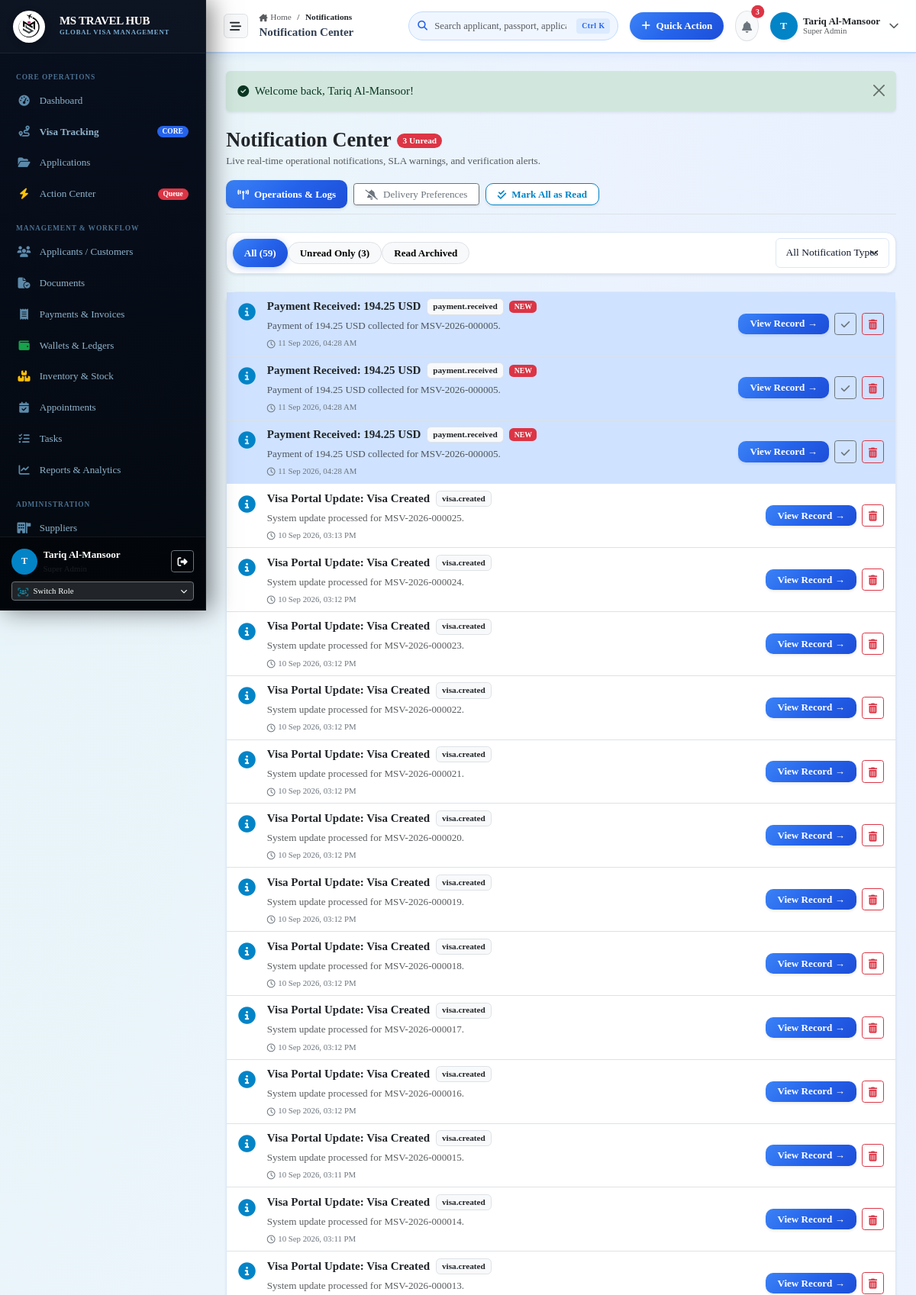
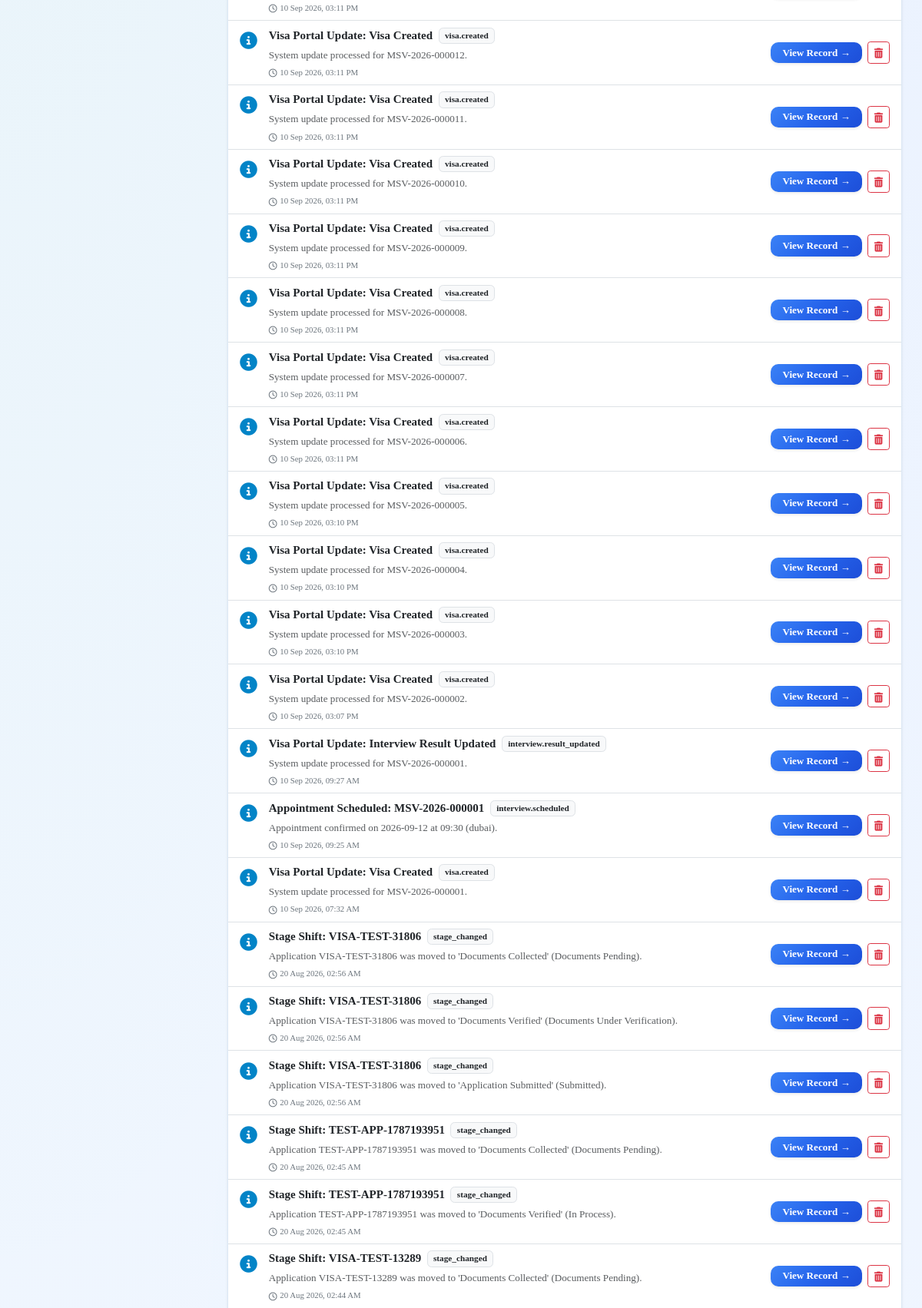
Page /notifications (signed in, upper part) on the committed database (2 pictures, top to bottom).
### tables this page shows
CREATE TABLE notifications (
    id INTEGER PRIMARY KEY AUTOINCREMENT,
    user_id INTEGER,
    customer_id INTEGER,
    recipient_type TEXT DEFAULT 'Staff',
    title TEXT NOT NULL,
    message TEXT NOT NULL,
    link TEXT,
    notification_type TEXT DEFAULT 'System',
    severity TEXT DEFAULT 'info',
    is_read INTEGER DEFAULT 0,
    read_at DATETIME,
    created_at DATETIME DEFAULT CURRENT_TIMESTAMP,
    FOREIGN KEY (user_id) REFERENCES users(id),
    FOREIGN KEY (customer_id) REFERENCES customers(id)
);

### app/Controllers/NotificationController.php (called while the page is built, shortened)
<?php
class NotificationController
{
    public function index(): void
    {
        $pdo = Database::getConnection();
        $user = auth_user();
        $userId = (int)($user['id'] ?? 0);
        $sql = "SELECT * FROM notifications WHERE (user_id = ? OR recipient_type = 'Staff')";
        $params = [$userId];
        $sql .= " ORDER BY created_at DESC LIMIT 100";
        $stmt = $pdo->prepare($sql);
        $stmt->execute($params);
        $notifications = $stmt->fetchAll();
        $countUnread = (int)$pdo->query("SELECT COUNT(*) FROM notifications WHERE (user_id = {$userId} OR recipient_type = 'Staff') AND is_read = 0")->fetchColumn();
        $countAll = (int)$pdo->query("SELECT COUNT(*) FROM notifications WHERE (user_id = {$userId} OR recipient_type = 'Staff')")->fetchColumn();
        require_once dirname(__DIR__) . '/Views/notifications/index.php';
    }
}

### app/autoload.php (called while the page is built, shortened)
<?php
function e(?string $string): string {
    return htmlspecialchars((string)($string ?? ''), ENT_QUOTES, 'UTF-8');
}
function auth_user(): ?array {
    return $_SESSION['user'] ?? null;
}
function user_has_role(array|string $roles): bool {
    $user = auth_user();
    if (($user['role_slug'] ?? '') === 'super-admin' || ($user['role_name'] ?? '') === 'Super Admin') {
        return true;
    }
    return in_array($user['role_slug'] ?? '', $roles, true) || in_array($user['role_name'] ?? '', $roles, true);
}
function get_flash(): ?array {
    if (isset($_SESSION['flash'])) {
        $flash = $_SESSION['flash'];
        return $flash;
    }
    return null;
}
function format_datetime(?string $date): string {
    return date('d M Y, h:i A', strtotime($date));
}

### app/Views/notifications/index.php (the view, shortened to what this page needs)
<?php
$flash = get_flash();
require_once dirname(__DIR__) . '/layouts/header.php';
require_once dirname(__DIR__) . '/layouts/sidebar.php';
require_once dirname(__DIR__) . '/layouts/topbar.php';
$activeFilter = $_GET['filter'] ?? 'all';
?>
<div class="content-body">
  <?php if ($flash): ?>
    <div class="alert alert-<?= e($flash['type'] === 'danger' ? 'danger' : ($flash['type'] === 'success' ? 'success' : 'info')) ?> alert-dismissible fade show mb-4 border-0 shadow-sm" role="alert">
      <div class="d-flex align-items-center gap-2">
        <i class="fa-solid <?= $flash['type'] === 'danger' ? 'fa-circle-exclamation' : ($flash['type'] === 'success' ? 'fa-circle-check' : 'fa-circle-info') ?>"></i>
        <span><?= e($flash['message']) ?></span>
      </div>
      <button type="button" class="btn-close" data-bs-dismiss="alert"></button>
    </div>
  <?php endif; ?>
  <div class="d-flex flex-wrap align-items-center justify-content-between gap-3 mb-4 pb-2 border-bottom">
    <div>
      <div class="d-flex align-items-center gap-2">
        <h3 class="fw-bold brand-font text-dark mb-0">Notification Center</h3>
        <?php if ($countUnread > 0): ?>
          <span class="badge bg-danger rounded-pill px-2.5 py-1"><?= $countUnread ?> Unread</span>
        <?php endif; ?>
      </div>
      <p class="text-muted small mb-0">Live real-time operational notifications, SLA warnings, and verification alerts.</p>
    </div>
    <div class="d-flex align-items-center gap-2">
      <?php if (user_has_role(['super-admin', 'admin', 'branch-manager', 'visa-manager'])): ?>
        <a href="/notifications/admin" class="btn btn-primary btn-sm px-3 shadow-sm">
          <i class="fa-solid fa-tower-broadcast me-1"></i> Operations &amp; Logs
        </a>
      <?php endif; ?>
      <a href="/notifications/preferences" class="btn btn-outline-secondary btn-sm px-3 bg-white shadow-sm">
        <i class="fa-solid fa-bell-slash me-1"></i> Delivery Preferences
      </a>
      <a href="/notifications/mark-all-read" class="btn btn-outline-primary btn-sm px-3 bg-white shadow-sm">
        <i class="fa-solid fa-check-double me-1"></i> Mark All as Read
      </a>
    </div>
  </div>
  <div class="card card-enterprise mb-4 shadow-sm">
    <div class="card-body p-2 d-flex flex-wrap align-items-center justify-content-between gap-2">
      <div class="d-flex flex-wrap gap-1.5 align-items-center">
        <a href="/notifications?filter=all" class="btn btn-sm <?= $activeFilter === 'all' ? 'btn-primary' : 'btn-light border' ?> px-3 fw-semibold rounded-pill">
          All (<?= $countAll ?>)
        </a>
        <a href="/notifications?filter=unread" class="btn btn-sm <?= $activeFilter === 'unread' ? 'btn-danger' : 'btn-light border' ?> px-3 fw-semibold rounded-pill">
          Unread Only (<?= $countUnread ?>)
        </a>
        <a href="/notifications?filter=read" class="btn btn-sm <?= $activeFilter === 'read' ? 'btn-secondary' : 'btn-light border' ?> px-3 fw-semibold rounded-pill">
          Read Archived
        </a>
      </div>
      <form action="/notifications" method="GET" class="d-flex align-items-center gap-1">
        <select name="type" class="form-select form-select-sm" onchange="this.form.submit()">
          <option value="">All Notification Types</option>
        </select>
      </form>
    </div>
  </div>
  <div class="card card-enterprise shadow-sm">
    <div class="card-body p-0">
      <?php if (empty($notifications)): ?>
        <div class="text-center py-5 text-muted">
          <i class="fa-regular fa-bell-slash fs-2 text-muted mb-2"></i>
          <div class="fw-semibold">No notifications found in this view.</div>
        </div>
      <?php else: ?>
        <div class="list-group list-group-flush">
          <?php foreach ($notifications as $n): ?>
            <?php
              $isUnread = (int)$n['is_read'] === 0;
              $icon = 'fa-solid fa-circle-info text-primary';
              if ($n['severity'] === 'danger') $icon = 'fa-solid fa-triangle-exclamation text-danger';
              elseif ($n['severity'] === 'warning') $icon = 'fa-solid fa-clock text-warning';
              elseif ($n['severity'] === 'success') $icon = 'fa-solid fa-circle-check text-success';
            ?>
            <div class="list-group-item p-3.5 d-flex flex-wrap align-items-center justify-content-between gap-3 <?= $isUnread ? 'bg-primary-subtle bg-opacity-25' : 'bg-white' ?>">
              <div class="d-flex align-items-start gap-3 flex-grow-1">
                <div class="fs-4 mt-0.5"><i class="<?= $icon ?>"></i></div>
                <div>
                  <div class="d-flex flex-wrap align-items-center gap-2 mb-1">
                    <span class="fw-bold text-dark fs-6"><?= e($n['title']) ?></span>
                    <span class="badge bg-light text-dark border small"><?= e($n['notification_type']) ?></span>
                    <?php if ($isUnread): ?>
                      <span class="badge bg-danger fw-bold" style="font-size: 0.65rem;">NEW</span>
                    <?php endif; ?>
                  </div>
                  <p class="text-muted small mb-1"><?= e($n['message']) ?></p>
                  <div class="text-secondary" style="font-size: 0.72rem;">
                    <i class="fa-regular fa-clock me-1"></i><?= format_datetime($n['created_at']) ?>
                  </div>
                </div>
              </div>
              <div class="d-flex align-items-center gap-2">
                <?php if (!empty($n['link'])): ?>
                  <a href="/notifications/mark-read?id=<?= $n['id'] ?>&redirect=<?= urlencode($n['link']) ?>" class="btn btn-sm btn-primary py-1 px-3 fw-semibold shadow-sm">
                    View Record &rarr;
                  </a>
                <?php endif; ?>
                <?php if ($isUnread): ?>
                  <a href="/notifications/mark-read?id=<?= $n['id'] ?>" class="btn btn-sm btn-outline-secondary py-1 px-2" title="Mark as Read">
                    <i class="fa-solid fa-check"></i>
                  </a>
                <?php endif; ?>
                <a href="/notifications/delete?id=<?= $n['id'] ?>" class="btn btn-sm btn-outline-danger py-1 px-2" title="Dismiss">
                  <i class="fa-solid fa-trash-can"></i>
                </a>
              </div>
            </div>
          <?php endforeach; ?>
        </div>
      <?php endif; ?>
    </div>
  </div>
</div>
<?php require_once dirname(__DIR__) . '/layouts/footer.php'; ?>

### public/assets/css/base/variables.css (style rules this page uses)
:root { --mh-green: #22c55e; --mh-green-light: #4ade80; --mh-green-dark: #16a34a; --mh-green-lime: #84cc16; --mh-green-subtle: #f0fdf4; --mh-green-border: #bbf7d0; --mh-teal: #06b6d4; --mh-teal-light: #22d3ee; --mh-teal-dark: #0891b2; --mh-teal-subtle: #ecfeff; --mh-teal-border: #a5f3fc; --mh-blue: #2563eb; --mh-blue-hover: #1d4ed8; --mh-blue-dark: #1e40af; --mh-blue-deep: #1e3a8a; --mh-blue-light: #eff6ff; --mh-blue-subtle: #dbeafe; --mh-blue-border: #bfdbfe; --mh-blue-glow: rgba(37, 99, 235, 0.32); --vt-primary: var(--mh-blue); --vt-primary-hover: var(--mh-blue-hover); --vt-primary-dark: var(--mh-blue-dark); --vt-primary-light: var(--mh-blue-light); --vt-primary-subtle: var(--mh-blue-subtle); --vt-primary-border: var(--mh-blue-border); --mh-gradient-brand: linear-gradient(135deg, #22c55e 0%, #06b6d4 50%, #2563eb 100%); --mh-gradient-brand-r: linear-gradient(135deg, #2563eb 0%, #06b6d4 50%, #22c55e 100%); --mh-gradient-blue: linear-gradient(135deg, #3b82f6 0%, #2563eb 50%, #1d4ed8 100%); --mh-gradient-teal: linear-gradient(135deg, #22d3ee 0%, #06b6d4 50%, #0891b2 100%); --mh-gradient-green: linear-gradient(135deg, #4ade80 0%, #22c55e 50%, #16a34a 100%); --mh-gradient-dark: linear-gradient(180deg, #060e1c 0%, #0a1628 100%); --mh-gradient-sidebar: linear-gradient(180deg, #080f1e 0%, #04090f 100%); --mh-gradient-hero: linear-gradient(135deg, #060e1c 0%, #0d2048 50%, #1e3a8a 100%); --ms-gradient-success: linear-gradient(135deg, #22c55e 0%, #16a34a 100%); --ms-gradient-warning: linear-gradient(135deg, #f59e0b 0%, #d97706 100%); --mh-navy: #0a1628; --mh-navy-dark: #060e1c; --mh-navy-light: #0f2040; --mh-navy-muted: #1a2f50; --vt-bg: #f0f6ff; --vt-surface: #ffffff; --vt-surface-glass: rgba(255, 255, 255, 0.96); --vt-surface-muted: #f0f6ff; --vt-border: #dce8f5; --vt-border-glass: rgba(255, 255, 255, 0.6); --vt-text-main: #0f172a; --vt-text-body: #334155; --vt-text-muted: #64748b; --vt-text-light: #94a3b8; --vt-success: #22c55e; --vt-warning: #f59e0b; --vt-danger: #ef4444; --vt-info: var(--mh-teal); --vt-purple: #8b5cf6; --sidebar-width: 270px; --sidebar-collapsed-width: 76px; --topbar-height: 70px; --radius-xs: 6px; --radius-sm: 10px; --radius-md: 14px; --radius-lg: 18px; --radius-xl: 26px; --vt-shadow-xs: 0 1px 2px 0 rgba(0,0,0,0.04); --vt-shadow-sm: 0 2px 6px 0 rgba(10,22,40,0.06), 0 1px 2px -1px rgba(10,22,40,0.04); --vt-shadow-md: 0 6px 16px -2px rgba(10,22,40,0.08), 0 2px 6px -2px rgba(10,22,40,0.04); --vt-shadow-lg: 0 14px 28px -4px rgba(10,22,40,0.10), 0 4px 10px -2px rgba(10,22,40,0.04); --vt-shadow-xl: 0 24px 38px -6px rgba(10,22,40,0.13), 0 10px 16px -4px rgba(10,22,40,0.05); --vt-glow-primary: 0 8px 25px -4px var(--mh-blue-glow); --vt-glow-success: 0 8px 25px -4px rgba(34,197,94,0.35); --vt-glow-warning: 0 8px 25px -4px rgba(245,158,11,0.35); --vt-transition-fast: 0.15s cubic-bezier(0.4, 0, 0.2, 1); --vt-transition-normal: 0.25s cubic-bezier(0.4, 0, 0.2, 1); }

### public/assets/css/base/typography.css (style rules this page uses)
body.app-body, html, body { font-family: 'Times New Roman', Times, Georgia, serif !important; color: var(--vt-text-body); line-height: 1.55; -webkit-font-smoothing: antialiased; -moz-osx-font-smoothing: grayscale; }
h1, h2, h3, h4, h5, h6 { color: var(--vt-text-main); font-weight: 700; line-height: 1.25; }

### public/assets/css/base/global.css (style rules this page uses)
body.app-body, html, body { background-color: var(--vt-bg); background-image: radial-gradient(at 0% 0%, rgba(34,197,94,0.05) 0px, transparent 50%), radial-gradient(at 100% 0%, rgba(37,99,235,0.04) 0px, transparent 50%), radial-gradient(at 50% 100%, rgba(6,182,212,0.03) 0px, transparent 50%); background-attachment: fixed; margin: 0; padding: 0; overflow-x: hidden; padding-bottom: env(safe-area-inset-bottom, 0); }
.content-body { flex: 1; padding: 1.5rem 1.75rem 2.5rem; max-width: 1800px; width: 100%; margin: 0 auto; }

### public/assets/css/components/buttons.css (style rules this page uses)
.btn-primary { background: var(--mh-gradient-blue); border: none; color: #ffffff; font-weight: 600; border-radius: var(--radius-sm); padding: 0.55rem 1.25rem; box-shadow: 0 2px 10px var(--mh-blue-glow); transition: all var(--vt-transition-fast); }
.btn-outline-primary { color: var(--mh-blue); border-color: var(--mh-blue); background: transparent; font-weight: 600; border-radius: var(--radius-sm); transition: all var(--vt-transition-fast); }

### public/assets/css/components/forms.css (style rules this page uses)
.form-control, .form-select { border-radius: var(--radius-xs); border: 1px solid var(--vt-border); padding: 0.55rem 0.85rem; font-size: 0.9rem; color: var(--vt-text-main); transition: border-color var(--vt-transition-fast), box-shadow var(--vt-transition-fast); }

### rows in the picture
notifications: title "Payment Received: 194.25 USD", notification_type "payment.received", is_read "NEW", message "Payment of 194.25 USD collected for MSV-2026-000005.", created_at "11 Sep 2026, 04:28 AM"
notifications: title "Payment Received: 194.25 USD", notification_type "payment.received", is_read "NEW", message "Payment of 194.25 USD collected for MSV-2026-000005.", created_at "11 Sep 2026, 04:28 AM"
notifications: title "Payment Received: 194.25 USD", notification_type "payment.received", is_read "NEW", message "Payment of 194.25 USD collected for MSV-2026-000005.", created_at "11 Sep 2026, 04:28 AM"
notifications: title "Visa Portal Update: Visa Created", notification_type "visa.created", message "System update processed for MSV-2026-000025.", created_at "10 Sep 2026, 03:13 PM"
notifications: title "Visa Portal Update: Visa Created", notification_type "visa.created", message "System update processed for MSV-2026-000024.", created_at "10 Sep 2026, 03:12 PM"
notifications: title "Visa Portal Update: Visa Created", notification_type "visa.created", message "System update processed for MSV-2026-000023.", created_at "10 Sep 2026, 03:12 PM"
notifications: title "Visa Portal Update: Visa Created", notification_type "visa.created", message "System update processed for MSV-2026-000022.", created_at "10 Sep 2026, 03:12 PM"
notifications: title "Visa Portal Update: Visa Created", notification_type "visa.created", message "System update processed for MSV-2026-000021.", created_at "10 Sep 2026, 03:12 PM"
notifications: title "Visa Portal Update: Visa Created", notification_type "visa.created", message "System update processed for MSV-2026-000020.", created_at "10 Sep 2026, 03:12 PM"
notifications: title "Visa Portal Update: Visa Created", notification_type "visa.created", message "System update processed for MSV-2026-000019.", created_at "10 Sep 2026, 03:12 PM"
notifications: title "Visa Portal Update: Visa Created", notification_type "visa.created", message "System update processed for MSV-2026-000018.", created_at "10 Sep 2026, 03:12 PM"
notifications: title "Visa Portal Update: Visa Created", notification_type "visa.created", message "System update processed for MSV-2026-000017.", created_at "10 Sep 2026, 03:12 PM"
notifications: title "Visa Portal Update: Visa Created", notification_type "visa.created", message "System update processed for MSV-2026-000016.", created_at "10 Sep 2026, 03:12 PM"
notifications: title "Visa Portal Update: Visa Created", notification_type "visa.created", message "System update processed for MSV-2026-000015.", created_at "10 Sep 2026, 03:11 PM"
notifications: title "Visa Portal Update: Visa Created", notification_type "visa.created", message "System update processed for MSV-2026-000014.", created_at "10 Sep 2026, 03:11 PM"
notifications: title "Visa Portal Update: Visa Created", notification_type "visa.created", message "System update processed for MSV-2026-000013.", created_at "10 Sep 2026, 03:11 PM"
notifications: title "Visa Portal Update: Visa Created", notification_type "visa.created", message "System update processed for MSV-2026-000012.", created_at "10 Sep 2026, 03:11 PM"
notifications: title "Visa Portal Update: Visa Created", notification_type "visa.created", message "System update processed for MSV-2026-000011.", created_at "10 Sep 2026, 03:11 PM"
notifications: title "Visa Portal Update: Visa Created", notification_type "visa.created", message "System update processed for MSV-2026-000010.", created_at "10 Sep 2026, 03:11 PM"
notifications: title "Visa Portal Update: Visa Created", notification_type "visa.created", message "System update processed for MSV-2026-000009.", created_at "10 Sep 2026, 03:11 PM"
notifications: title "Visa Portal Update: Visa Created", notification_type "visa.created", message "System update processed for MSV-2026-000008.", created_at "10 Sep 2026, 03:11 PM"
notifications: title "Visa Portal Update: Visa Created", notification_type "visa.created", message "System update processed for MSV-2026-000007.", created_at "10 Sep 2026, 03:11 PM"
notifications: title "Visa Portal Update: Visa Created", notification_type "visa.created", message "System update processed for MSV-2026-000006.", created_at "10 Sep 2026, 03:11 PM"
notifications: title "Visa Portal Update: Visa Created", notification_type "visa.created", message "System update processed for MSV-2026-000005.", created_at "10 Sep 2026, 03:10 PM"
notifications: title "Visa Portal Update: Visa Created", notification_type "visa.created", message "System update processed for MSV-2026-000004.", created_at "10 Sep 2026, 03:10 PM"
notifications: title "Visa Portal Update: Visa Created", notification_type "visa.created", message "System update processed for MSV-2026-000003.", created_at "10 Sep 2026, 03:10 PM"
notifications: title "Visa Portal Update: Visa Created", notification_type "visa.created", message "System update processed for MSV-2026-000002.", created_at "10 Sep 2026, 03:07 PM"
notifications: title "Visa Portal Update: Interview Result Updated", notification_type "interview.result_updated", message "System update processed for MSV-2026-000001.", created_at "10 Sep 2026, 09:27 AM"
notifications: title "Appointment Scheduled: MSV-2026-000001", notification_type "interview.scheduled", message "Appointment confirmed on 2026-09-12 at 09:30 (dubai).", created_at "10 Sep 2026, 09:25 AM"
notifications: title "Visa Portal Update: Visa Created", notification_type "visa.created", message "System update processed for MSV-2026-000001.", created_at "10 Sep 2026, 07:32 AM"
notifications: title "Stage Shift: VISA-TEST-31806", notification_type "stage_changed", message "Application VISA-TEST-31806 was moved to 'Documents Collected' (Documents Pending).", created_at "20 Aug 2026, 02:56 AM"
notifications: title "Stage Shift: VISA-TEST-31806", notification_type "stage_changed", message "Application VISA-TEST-31806 was moved to 'Documents Verified' (Documents Under Verification).", created_at "20 Aug 2026, 02:56 AM"
notifications: title "Stage Shift: VISA-TEST-31806", notification_type "stage_changed", message "Application VISA-TEST-31806 was moved to 'Application Submitted' (Submitted).", created_at "20 Aug 2026, 02:56 AM"
notifications: title "Stage Shift: TEST-APP-1787193951", notification_type "stage_changed", message "Application TEST-APP-1787193951 was moved to 'Documents Collected' (Documents Pending).", created_at "20 Aug 2026, 02:45 AM"
notifications: title "Stage Shift: TEST-APP-1787193951", notification_type "stage_changed", message "Application TEST-APP-1787193951 was moved to 'Documents Verified' (In Process).", created_at "20 Aug 2026, 02:45 AM"
notifications: title "Stage Shift: VISA-TEST-13289", notification_type "stage_changed", message "Application VISA-TEST-13289 was moved to 'Documents Collected' (Documents Pending).", created_at "20 Aug 2026, 02:44 AM"

### other values in the picture
substr($currentUser['name'] ?? 'U', 0, 1) "T"
$currentUser['name'] "Tariq Al-Mansoor"
$roleName "Super Admin"
$segLabel "Notifications"
$cleanTitle "Notification Center"
$unreadNotifs "3"
$currentUser['role_name'] "Super Admin"
$flash['message'] "Welcome back, Tariq Al-Mansoor!"
$countUnread "3"
$countAll "59"
